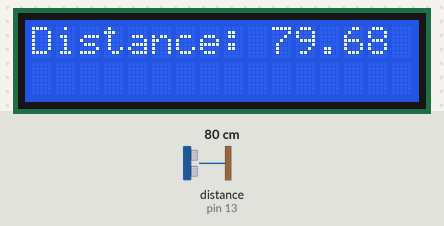
The sketch below on a simulated Arduino Uno, built with avr-gcc and run on an emulated ATmega328P. Parts: 16×2 character LCD. Wiring (inferred from the names in the program): ultrasonic range finder: trigger pin 10; echo pin 13. The inputs (shaded band) are chosen by the test bench; at power-on: distance to the obstacle (sensor on pin 13) 80 cm. The echo pulse lasts 58.3 µs per cm.

Above: at 1.2 s.
1.3 s: distance to the obstacle (sensor on pin 13) set to 4 cm
At 1.37 s:
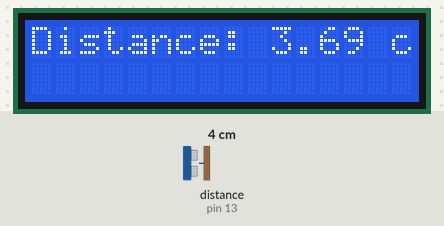
3.1 s: distance to the obstacle (sensor on pin 13) set to 2 cm
At 4.24 s:
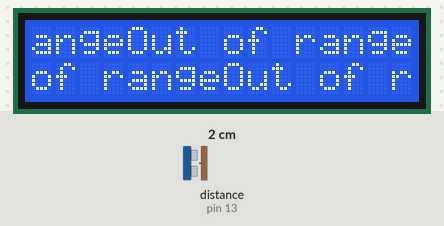
5.2 s: distance to the obstacle (sensor on pin 13) set to 120 cm
At 5.48 s:
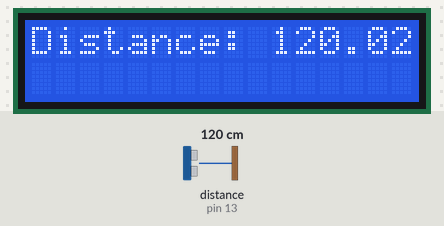
8.2 s: distance to the obstacle (sensor on pin 13) set to 2 cm
At 10.29 s:
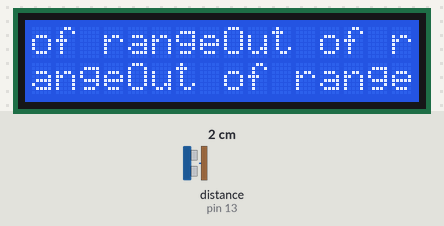

The sketch:

ultrasonicAndDisplay.ino
```cpp
#define trigPin 10
#define echoPin 13
#include <LiquidCrystal.h>

const int rs = 12, en = 11, d4 = 5, d5 = 4, d6 = 3, d7 = 2;
LiquidCrystal lcd(rs, en, d4, d5, d6, d7);

float duration, distance;

void setup() {
  Serial.begin (9600);
  pinMode(trigPin, OUTPUT);
  pinMode(echoPin, INPUT);
  lcd.begin(16, 2);
}

void loop() {

  // Write a pulse to the HC-SR04 Trigger Pin

  digitalWrite(trigPin, LOW);
  delayMicroseconds(2);
  digitalWrite(trigPin, HIGH);
  delayMicroseconds(10);
  digitalWrite(trigPin, LOW);

  // Measure the response from the HC-SR04 Echo Pin

  duration = pulseIn(echoPin, HIGH);

  // Determine distance from duration
  // Use 343 metres per second as speed of sound

  distance = (duration / 2) * 0.0343;

  // Send results to Serial Monitor

  if (distance >= 400 || distance <= 2) {
     lcd.print("Out of range");
  }
  else {
    lcd.print("Distance: " + String(distance) + " cm");
    delay(100);
    lcd.clear();
  }
  delay(100);
}
```

Measured:
- the behaviour switches between 3 and 2 cm on distance to the obstacle (sensor on pin 13) (found by bisection; images 1 and 2)
- after the input at 1.3 s, the display: changes at once (image 1)
- after the input at 5.2 s, the display: first changes after 0.13 s (image 3 shows a later state)
- after the input at 8.2 s, the display: first differs from a run without the input after 0.20 s (image 4 shows a later state)
